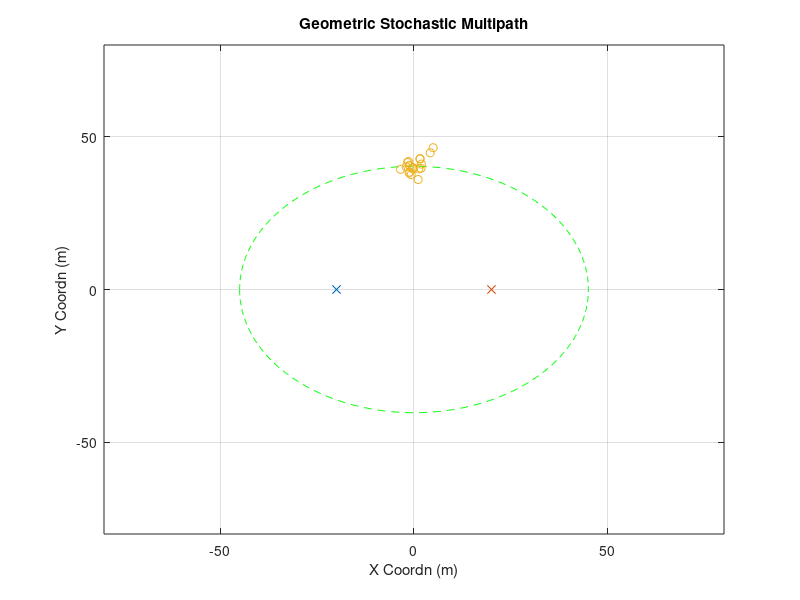

This figure's MATLAB source: (Note: this script raises an error after producing the figure.)
% 10/05/2017
% Tracking receiver angle in UE mobility using beam refinement search

clear;clc;close all
% rng(2)
%% other parameter
plot_ellipse = 1;
noise_pow = 1;

%% Goemetry Parameters
Nt = 32;
Nr = 16;
D_bs2ue = 40;
loc0_ue = [-D_bs2ue/2,0];
loc0_bs = [D_bs2ue/2,0];
speed_c = 3e8;
fc = 28e9;
%% Large Scale Parameter (Multiple Clusters)
cluster_delay = [300e-9,250e-9];
cluster_num = 1;
ray_num = 20;

%% Cluster Generation (Strongest Two?)
for cluster_index = 1:cluster_num
    delay = cluster_delay(cluster_index);
    ellipse_len = delay*speed_c;
    a = ellipse_len/2;
    c = D_bs2ue/2;
    b = sqrt(a^2-c^2);
    
%     AOA = rand*pi-pi/2;
    if cluster_index==1
        AOA = pi/2;
    else
        AOA = -pi/2;
    end
    loc_cluster_cnt = [a*cos(AOA),b*sin(AOA)];
    loc_cluster = repmat(loc_cluster_cnt,ray_num,1)+[randn(ray_num,1)*2,randn(ray_num,1)*2];
    loc_cluster_total((cluster_index-1)*ray_num+1:cluster_index*ray_num,:) =  loc_cluster;
    
    for ray_index = 1:ray_num
        raydelay(cluster_index,ray_index) = (norm(loc_cluster(ray_index,:)-loc0_bs)...
                    +norm(loc_cluster(ray_index,:)-loc0_ue))/speed_c;
        temp = loc_cluster(ray_index,:) - loc0_ue;
        rayAOA(cluster_index,ray_index) = angle(temp(1)+1j*temp(2));
        temp = loc_cluster(ray_index,:) - loc0_bs;
        rayAOD(cluster_index,ray_index) = angle(-temp(1) - 1j*temp(2));
    end
    raygain = exp(1j*rand(cluster_num, ray_num)*2*pi);
%     raygain(2,:) = zeros(1,ray_num);
    
    fprintf('Cluster %d:\n',cluster_index);
    fprintf('DS Mean:    %4.2f ns\n', mean(raydelay(cluster_index,:)*1e9));
    fprintf('DS Std Dev: %4.2f ns\n', sqrt(var(raydelay(cluster_index,:)*1e9)));
    fprintf('AOAS Mean:    %4.2f degree\n', mean(rayAOA(cluster_index,:)/pi*180));
    fprintf('AOAS Std Dev: %4.2f degree\n', sqrt(var(rayAOA(cluster_index,:)/pi*180)));
    fprintf('AODS Mean:    %4.2f degree\n', mean(rayAOD(cluster_index,:)/pi*180));
    fprintf('AODS Std Dev: %4.2f degree\n', sqrt(var(rayAOD(cluster_index,:)/pi*180)));
    
    % plot ellipse
    if plot_ellipse
        t = -pi:0.01:pi;
        x = a*cos(t);
        y = b*sin(t);
        figure(99)
        plot(x,y,'g--');hold on
    end
end

% plot of scattering ellipse
if plot_ellipse
    figure(99)
    plot(loc0_ue(1),loc0_ue(2),'x');hold on
    plot(loc0_bs(1),loc0_bs(2),'x');hold on
    plot(loc_cluster_total(:,1),loc_cluster_total(:,2),'o');hold on
    title('Geometric Stochastic Multipath')
    axis([-80,80,-80,80])
    xlabel('X Coordn (m)')
    ylabel('Y Coordn (m)')
    grid on
end
%% Narrow Band Compressive Tracking Beacon (D.Ramasamy et el)
% each element is from \pm 1 \pm 1j
M_beacon = 30; % number of beacons
beacon = ((randi(2,Nr,M_beacon)*2-3) + 1j*(randi(2,Nr,M_beacon)*2-3))...
        /sqrt(Nr*2);

%% Frequency Domain MIMO Channel & Frequency Domain Equivalent Beamspace Channel
Nfft = 512;
H_freq0 = get_H_freq3( raygain,...
                       raydelay,...
                       rayAOA,...
                       rayAOD,...
                       cluster_num,...
                       ray_num,...
                       Nt, Nr);
norm_factor = sqrt(mean(mean(mean(abs(H_freq0).^2))));
% norm_factor = 1;
H_freq0 = H_freq0 / norm_factor ;

%%
phi1 = mean(rayAOA(1,:),2);
% phi_round1 = round(mean(rayAOA(1,:),2)/pi*2^6)/2^6*pi;
phi_round1 = phi1;
arx1 = exp(1j*(0:Nr-1)'*pi*sin(phi_round1))/sqrt(Nr);

phi_round1_leftasst = (round(mean(rayAOA(1,:),2)/pi*2^6)-0.25)/2^6*pi;
arx1_leftasst = exp(1j*(0:Nr-1)'*pi*sin(phi_round1_leftasst))/sqrt(Nr);
phi_round1_rightasst = (round(mean(rayAOA(1,:),2)/pi*2^6)+0.25)/2^6*pi;
arx1_rightasst = exp(1j*(0:Nr-1)'*pi*sin(phi_round1_rightasst))/sqrt(Nr);

theta1 = mean(rayAOD(1,:),2);
atx1 = exp(1j*(0:Nt-1)'*pi*sin(theta1))/sqrt(Nt);

% phi2 = mean(rayAOA(2,:),2);
% phi_round2 = round(mean(rayAOA(2,:),2)/pi*2^6)/2^6*pi;
% phi_round2 = phi2;
% arx2 = exp(1j*(0:Nr-1)'*pi*sin(phi_round2))/sqrt(Nr);
% theta2 = mean(rayAOD(2,:),2);
% atx2 = exp(1j*(0:Nt-1)'*pi*sin(theta2))/sqrt(Nt);
%% quick look at post-beamforming wideband channel 
if noise_pow == 10
    NMSE = -10;
elseif noise_pow == 1
    NMSE = -20;
elseif noise_pow == 0.1
    NMSE = -30;
end

H_error_scaler = sqrt(10^(NMSE/10));
for kk=1:Nfft
    H_error = (randn(Nr,Nt)+1j*randn(Nr,Nt))/sqrt(2)*H_error_scaler;
    H_BB1(kk,1) = arx1'*(squeeze(H_freq0(:,:,kk))+H_error)*atx1;
%     H_BB2(kk,1) = arx2'*(squeeze(H_freq0(:,:,kk))+H_error)*atx2;
end
% figure
% plot(10*log10(abs(H_BB1(:,1))))
% grid on
% xlabel('Subcarrier Index')
% ylabel('Channel Gain (dB)')
%% Beam Sweep Based Training
angle_tx_range = linspace(-pi/2,pi/2,Nt*2);
angle_rx_range = linspace(-pi/2,pi/2,Nr*2);

rx_RSS_bin = zeros(Nfft,1);
rx_RSS = zeros(length(angle_rx_range),length(angle_tx_range));

for beam_tx_index = 1:length(angle_tx_range)
    theta = angle_tx_range(beam_tx_index);
    atx = exp(1j*(0:Nt-1)'*pi*sin(theta))/sqrt(Nt);
    for beam_rx_index = 1:length(angle_rx_range)
        phi = angle_rx_range(beam_rx_index);
        arx = exp(1j*(0:Nr-1)'*pi*sin(phi))/sqrt(Nr);
        for kk=1:Nfft
            rx_RSS_bin(kk) = arx'*(squeeze(H_freq0(:,:,kk))) * atx;
        end
        rx_RSS(beam_rx_index,beam_tx_index) = 10*log10(sum(abs(rx_RSS_bin).^2));
    end
end
[~,tx_max_index] = max(max(rx_RSS));
[~,rx_max_index] = max(max(transpose(rx_RSS)));

tx_angle = angle_tx_range(tx_max_index)/pi*180;
rx_angle = angle_rx_range(rx_max_index)/pi*180;
%
figure
surf(angle_tx_range/pi*180,angle_rx_range/pi*180,rx_RSS)
xlabel('AOD [deg]')
ylabel('AOA [deg]')

% surf(1:64,1:32,rx_RSS)

%% Channel change in BB1 and BB2
rho = 1;
speed_rotate = -200/180*pi;
t_range = (4:4:200)*1e-3;
for tt = 1:length(t_range)
    t_now = t_range(tt);
    dt = t_range(2)-t_range(1);
    
    % setup speed
    if t_now<500e-3
        speed_v = [5, 0];
    else
        speed_v = [5, 0];
    end
    
    if tt==1
        loc_ue = loc0_ue + speed_v * dt;
    else
        loc_ue = loc_ue + speed_v * dt;
    end
     
%     clc
%     fprintf('Time Evolution %2.4f s\n',t_range(tt));
    [raydelay, rayAOA, rayAOD ] = get_multipath_v2(loc0_bs, loc_ue, loc_cluster_total,...
                                            cluster_num, ray_num );
    rayAOA = rayAOA + speed_rotate * (tt-1) * dt;
    raygain = raygain.*exp(1j*rand(cluster_num,ray_num)*2*pi*sqrt(1-rho^2));
%     H_freq = get_H_freq2(raygain, raydelay, rayAOA, rayAOD, cluster_num, ray_num, Nt, Nr);
%     H_freq = H_freq / norm_factor ;

    raygain_true_BB1(tt,:)  = raygain(1,:);
%     raygain_true_BB2(tt,:)  = raygain(2,:);
    
    raydelay_true_BB1(tt,:)  = raydelay(1,:);
%     raydelay_true_BB2(tt,:)  = raydelay(2,:);
    
    rayAOA_true_BB1(tt,:)  = rayAOA(1,:);
%     rayAOA_true_BB2(tt,:)  = rayAOA(2,:);
end

%% Parameter tracking using beam refinement
% stepsize = 1e-7;
% 
% raydelay_est_BB1 = zeros(length(t_range),ray_num);
% rayAOA_est_BB1 = zeros(length(t_range),ray_num);
% raygain_est_BB1 = zeros(length(t_range),ray_num);

% raydelay_est_BB2 = zeros(length(t_range),ray_num);
% rayAOA_est_BB2 = zeros(length(t_range),ray_num);
% raygain_est_BB2 = zeros(length(t_range),ray_num);

rx_opt_index = zeros(length(t_range)+1,1);
rx_opt_index(1) = rx_max_index;

theta_opt = angle_tx_range(tx_max_index);
atx_opt = exp(1j*(0:Nt-1)'*pi*sin(theta_opt))/sqrt(Nt);



for tt = 1:length(t_range)
    
    raygain(1,:) = raygain_true_BB1(tt,:);
    raydelay(1,:) = raydelay_true_BB1(tt,:);
    rayAOA(1,:) = rayAOA_true_BB1(tt,:);
    
%     raygain(2,:) = raygain_true_BB2(tt,:);
%     raydelay(2,:) = raydelay_true_BB2(tt,:);
%     rayAOA(2,:) = rayAOA_true_BB2(tt,:);
    
    H_freq = get_H_freq3(raygain, raydelay, rayAOA, rayAOD, cluster_num, ray_num, Nt, Nr);
    H_freq = H_freq / norm_factor;
%     MIMO_noise = (randn(Nr,Nt,Nfft)+1j*randn(Nr,Nt,Nfft))*sqrt(noise_pow/2);
%     H_freq_noisy = H_freq + MIMO_noise;
    
    %% NB tracking by updating angle & gain of each cluster
    %---------------------------------------------
    % Alpha estimation using previous Phi
    %---------------------------------------------
    if tt==1
        phi_hat = phi1;
    else
        phi_hat = phi_new;
    end
    kk = 1;
    rx_measure = zeros(M_beacon,1);
    Hk = squeeze(H_freq(:,:,kk));
    for m_beacon = 1:M_beacon
        rx_measure(m_beacon) = beacon(:,m_beacon)' * Hk * atx_opt;
    end
    arx_hat = exp(1j*(0:Nr-1)'*pi*sin(phi_hat))/sqrt(Nr);
    H_cal = beacon' * arx_hat;
    alpha_est = pinv(H_cal) * rx_measure;
    
    % quick watch received beacon
    figure;
    plot(abs(H_cal * alpha_est));hold on
    plot(abs(rx_measure))
    
    %---------------------------------------------
    % Phi estimation using previous Alpha
    %---------------------------------------------
    dPhi = zeros(Nr,1);
    for nn=1:Nr
        dPhi(nn) = exp(1j*pi*(nn-1)*sin(phi_hat))/sqrt(Nr)*(1j*pi*(nn-1)*cos(phi_hat));
    end
    D_cal = alpha_est * (beacon' * dPhi);
    yr = rx_measure - H_cal * alpha_est;
    Q_cal = [real(D_cal);imag(D_cal)];
    tr = [real(yr);imag(yr)];
    
    dphi = pinv(Q_cal) * tr;
    phi_new = phi_hat + dphi;
    phi_array(tt) = phi_new;
    
    %% Evaluation of capacity of NB Tracking
    arx_opt_NBtrack = exp(1j*(0:Nr-1)'*pi*sin(phi_new))/sqrt(Nr);
    for kk=1:Nfft
        H_k = squeeze(H_freq(:,:,kk));
        rx_gain(kk) = arx_opt_NBtrack' * H_k * atx_opt;
        SINR_NBtrack(kk) = abs(rx_gain(kk))^(2) / (noise_pow);
    end
    capacity_NBtrack(tt) = mean(log2(1+SINR_NBtrack)); % bps/Hz

    %% Benchmark with perfect CSI
    for kk=1:Nfft
        L = cluster_num;
        [U,S,V] = svd(H_freq(:,:,kk));
        [diag_S, temp_idx] = sort(diag(S), 'descend');
        S_sorted  = diag(diag_S);
        U_sorted = U(:,temp_idx);
        V_sorted = V(:,temp_idx); 
        U_est{kk} = U_sorted(:,1:L);
        V_est{kk} = V_sorted(:,1:L);
        
        % true chan
        H_k = squeeze(H_freq(:,:,kk));
        gain = U_est{kk}' * H_k *V_est{kk};
        
        if L==2
            % Capcity computing with L = 2 multiplexed streams
            SINR_trueCSI(1, kk) = abs(gain(1,1))^(2) / ((abs(gain(1,2)).^2) + noise_pow);
            SINR_trueCSI(2, kk) = abs(gain(2,2))^(2) / ((abs(gain(2,1)).^2) + noise_pow);
        elseif L==1
            % Capcity computing with L = 2 multiplexed streams
            SINR_trueCSI(1, kk) = abs(gain(1,1))^(2) / (noise_pow);
        end
    end
    if L==2
        capacity_trueCSI(tt) = mean(sum(log2(1+SINR_trueCSI))); % bps/Hz
    elseif L==1
        capacity_trueCSI(tt) = mean(log2(1+SINR_trueCSI)); % bps/Hz
    end

end


%% angle tracking performance
figure
plot(phi_array/pi*180,'linewidth',2);hold on
plot(mean(rayAOA_true_BB1,2)/pi*180,'linewidth',2);hold on
legend('Refinement','True AOA Mean')
grid on

%%  capacity plotting
figure;
plot(t_range, capacity_NBtrack,'linewidth',2);hold on
plot(t_range, capacity_trueCSI,'linewidth',2);hold on
legend('Refinement Approach','Perfect CSI')
grid on
        